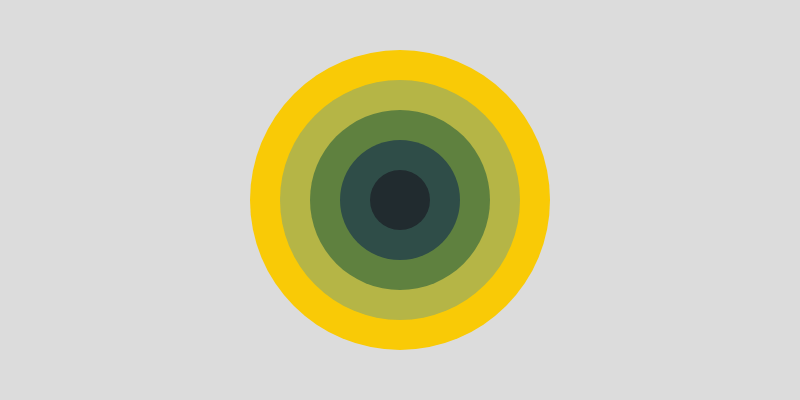
Frame 1 (no input)
Frame 60 (no input): identical to frame 1, image omitted
Frame 120 (the mouse pressed at the canvas centre since frame 60): identical to frame 1, image omitted

The p5.js sketch that drew this single still picture (run headless with seeded random() and noise() and a simulated clock; from frame 60 on, the mouse is pressed at the canvas centre):

// p5.js sketch
// ── sketch.js
setup = () => {
  createCanvas(800, 400)
  noStroke()
}

draw = () => {
  background(220)
  fill(249, 202, 6); ellipse(400, 200, 300, 300)
  fill(181, 181, 70); ellipse(400, 200, 240, 240)
  fill(95, 129, 63); ellipse(400, 200, 180, 180)
  fill(47, 77, 72); ellipse(400, 200, 120, 120)
  fill(33, 43, 47); ellipse(400, 200, 60, 60)
}
